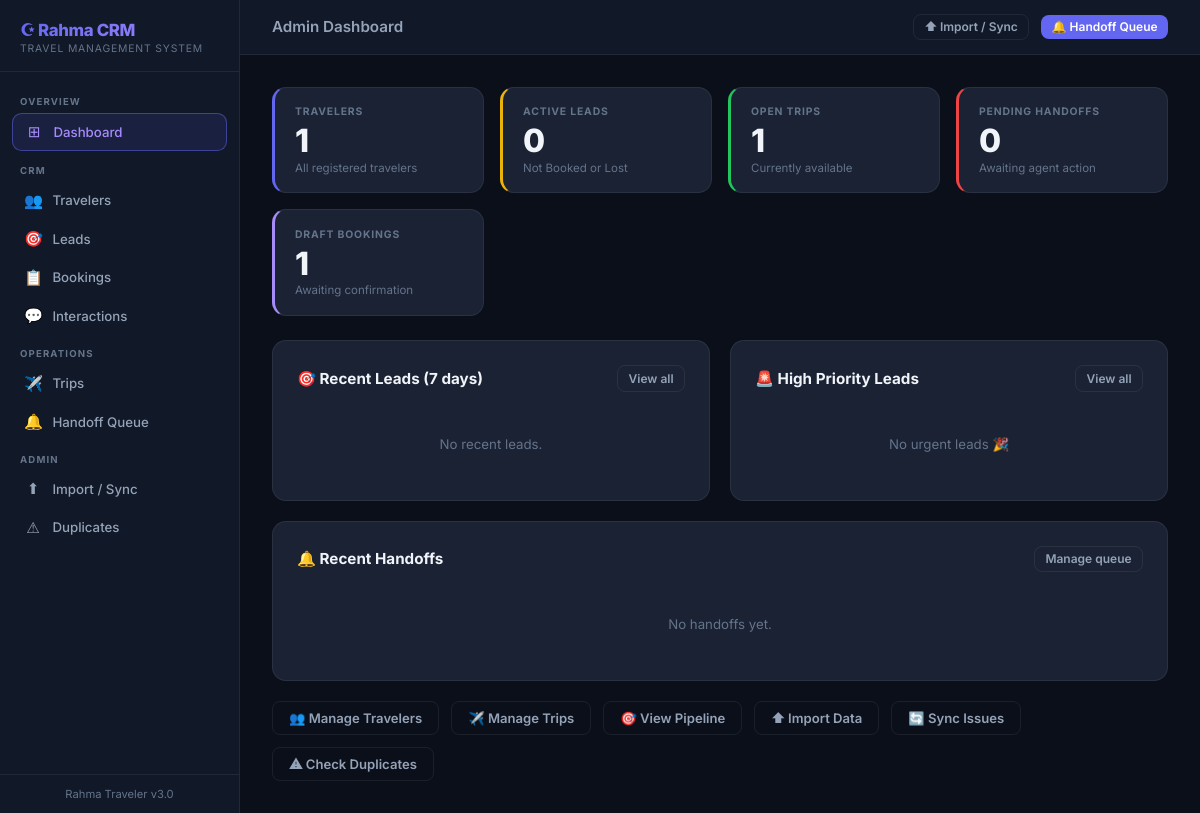
Before: /admin/dashboard with the older database file.
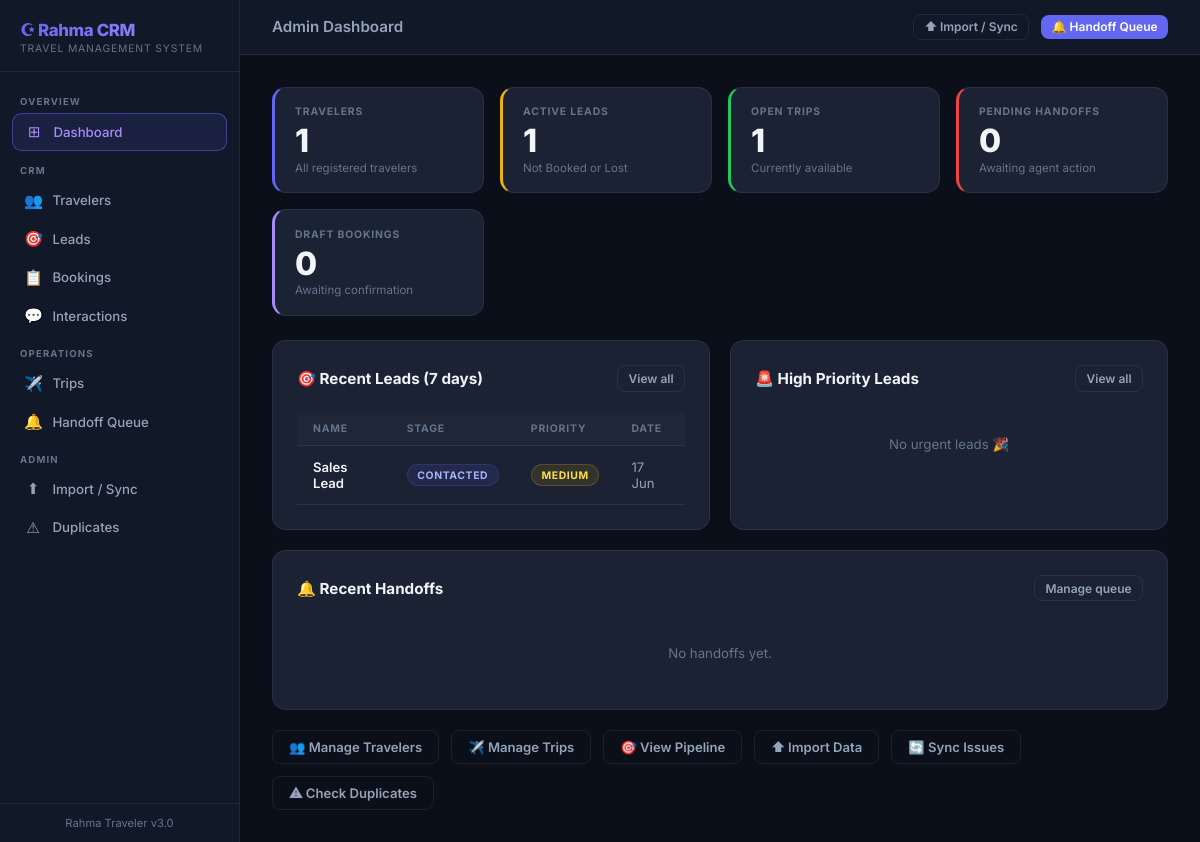
After: the same page with the newer database file.
### app/models/lead.py (models this page shows, shortened)
class Lead(db.Model):
    __tablename__ = 'leads'
    lead_id = db.Column(db.String(50), primary_key=True)
    created_at = db.Column(db.DateTime, default=datetime.utcnow)
    updated_at = db.Column(db.DateTime, default=datetime.utcnow, onupdate=datetime.utcnow)
    customer_name = db.Column(db.String(200))
    raw_phone = db.Column(db.String(50))
    integrated_whatsapp = db.Column(db.String(50))
    phone_lookup_key = db.Column(db.String(50))
    traveler_id = db.Column(db.String(20), db.ForeignKey('travelers.traveler_id'))
    traveler_status = db.Column(db.String(50))
    customer_tier = db.Column(db.String(50))
    match_status = db.Column(db.String(50))
    lead_stage = db.Column(db.String(100))
    lead_source = db.Column(db.String(100))
    channel = db.Column(db.String(50))
    preferred_trip_type = db.Column(db.String(50))
    interested_trip_ids = db.Column(db.Text)
    suggested_trip_ids = db.Column(db.Text)
    priority = db.Column(db.String(50))
    follow_up_status = db.Column(db.String(100))
    follow_up_due_date = db.Column(db.Date)
    last_interaction_id = db.Column(db.String(50))
    interaction_count = db.Column(db.Integer, default=0)
    handoff_required = db.Column(db.Boolean, default=False)
    handoff_reason = db.Column(db.Text)
    notes = db.Column(db.Text)
    flow_key = db.Column(db.String(100))
    current_step = db.Column(db.String(100))
    language = db.Column(db.String(20))
    trigger_keyword = db.Column(db.String(100))
    waitlist_id = db.Column(db.String(50))
    handoff_id = db.Column(db.String(50))
    booking_id = db.Column(db.String(50))
    source_sheet = db.Column(db.String(100))
    source_row = db.Column(db.Integer)

### app/routes/admin.py (the view)
@admin_bp.route('/dashboard')
def dashboard():
    traveler_count = Traveler.query.count()
    active_lead_count = Lead.query.filter(
        Lead.lead_stage.notin_(['Booked', 'Lost'])).count()
    open_trip_count = Trip.query.filter_by(sales_status='Open').count()
    pending_handoff_count = HandoffQueue.query.filter(
        HandoffQueue.status.in_(['Pending', 'New'])).count()
    draft_booking_count = TripBooking.query.filter_by(booking_status='Draft').count()
    week_ago = datetime.utcnow() - timedelta(days=7)
    recent_leads = Lead.query.filter(Lead.created_at >= week_ago)\
        .order_by(Lead.created_at.desc()).limit(8).all()
    recent_handoffs = HandoffQueue.query.order_by(
        HandoffQueue.created_at.desc()).limit(6).all()
    urgent_leads = Lead.query.filter(
        Lead.priority == 'High',
        Lead.lead_stage.notin_(['Booked', 'Lost'])
    ).order_by(Lead.created_at.desc()).limit(5).all()
    return render_template('admin/dashboard.html',
                           traveler_count=traveler_count,
                           active_lead_count=active_lead_count,
                           open_trip_count=open_trip_count,
                           pending_handoff_count=pending_handoff_count,
                           draft_booking_count=draft_booking_count,
                           recent_leads=recent_leads,
                           recent_handoffs=recent_handoffs,
                           urgent_leads=urgent_leads)

### app/templates/admin/dashboard.html (shortened to what the changed rows need)
{% extends "base.html" %}
{% block content %}
<div class="kpi-grid">
    <div class="kpi-card" style="border-left:3px solid #eab308">
        <div class="kpi-label">Active Leads</div>
        <div class="kpi-value">{{ active_lead_count }}</div>
        <div class="kpi-sub">Not Booked or Lost</div>
    </div>
    <div class="kpi-card" style="border-left:3px solid #a78bfa">
        <div class="kpi-label">Draft Bookings</div>
        <div class="kpi-value">{{ draft_booking_count }}</div>
        <div class="kpi-sub">Awaiting confirmation</div>
    </div>
</div>
<div style="display:grid;grid-template-columns:1fr 1fr;gap:1.25rem;margin-bottom:1.25rem">
    <div class="card">
        <div class="card-header">
            <span class="card-title">🎯 Recent Leads (7 days)</span>
            <a href="{{ url_for('leads.index') }}" class="btn btn-ghost btn-sm">View all</a>
        </div>
        {% if recent_leads %}
        <table class="data-table">
            <thead><tr>
                <th>Name</th><th>Stage</th><th>Priority</th><th>Date</th>
            </tr></thead>
            <tbody>
            {% for lead in recent_leads %}
            <tr onclick="window.location='{{ url_for('leads.detail', lead_id=lead.lead_id) }}'">
                <td class="primary">{{ lead.customer_name or '—' }}</td>
                <td>
                    {% if lead.lead_stage in ['Qualified','Booking Draft','Won'] %}
                        <span class="badge badge-green">{{ lead.lead_stage }}</span>
                    {% elif lead.lead_stage == 'Handoff Needed' %}
                        <span class="badge badge-red">{{ lead.lead_stage }}</span>
                    {% elif lead.lead_stage == 'Lost' %}
                        <span class="badge badge-red">{{ lead.lead_stage }}</span>
                    {% else %}
                        <span class="badge badge-blue">{{ lead.lead_stage }}</span>
                    {% endif %}
                </td>
                <td>
                    {% if lead.priority == 'High' %}<span class="badge badge-red">High</span>
                    {% elif lead.priority == 'Medium' %}<span class="badge badge-yellow">Medium</span>
                    {% else %}<span class="badge badge-gray">Low</span>{% endif %}
                </td>
                <td>{{ lead.created_at.strftime('%d %b') if lead.created_at else '—' }}</td>
            </tr>
            {% endfor %}
            </tbody>
        </table>
        {% else %}
        <p style="color:var(--text-muted);font-size:0.83rem;text-align:center;padding:1.5rem">No recent leads.</p>
        {% endif %}
    </div>
</div>
{% endblock %}

Changed rows visible on the page:
added Lead: customer_name "Sales Lead", lead_stage "CONTACTED", priority "MEDIUM", created_at "17 Jun"
Other visible differences:
{{ active_lead_count }}: "0" → "1"
{{ draft_booking_count }}: "1" → "0"
text no longer shown: "No recent leads."
text now shown: "NAME STAGE PRIORITY DATE"
